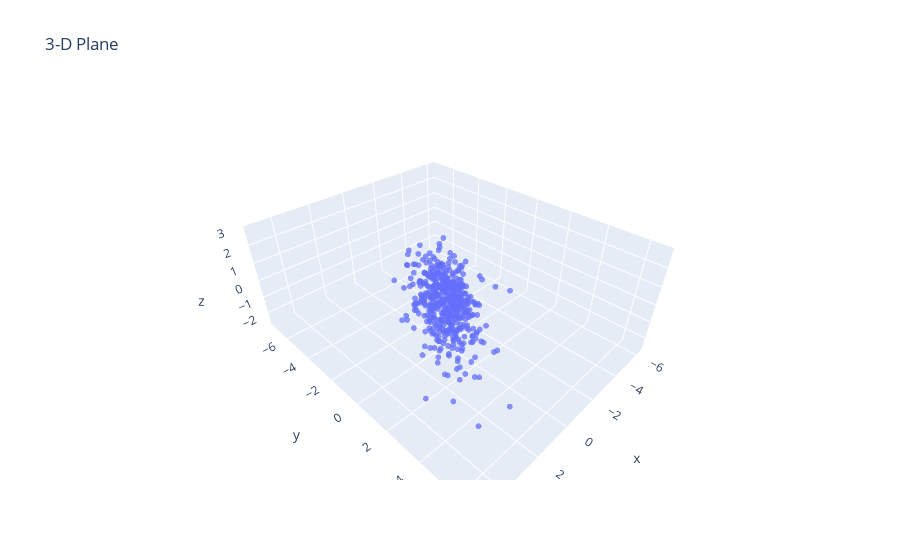

Notebook source saved alongside this figure:
### Markdown cell above
---
---

# EJERCIO: PCA & SVD

En este ejercicio se pide replicar los resultados obtenidos con nuestra implementacion de PCA de **`sklearn`**. Implementa manualmente el proceso para reducir a 2 dimensiones el conjunto de datos original 3D.

**Recordemos los datos originales:**

### Code cell
N = X.shape
print(f"Dimensiones datos: {N}")
plot_3D(X)

### Figure 1 — Plotly figure (JSON) as saved in the notebook; plotly's stock layout.template omitted (floating-point values rounded to 4 significant figures; data arrays with more than 128 entries replaced by an {"elided": "..."} marker saying what was removed)
{"data": [{"marker": {"colorscale": [[0, "#440154"], [0.1111, "#482878"], [0.2222, "#3e4989"], [0.3333, "#31688e"], [0.4444, "#26828e"], [0.5556, "#1f9e89"], [0.6667, "#35b779"], [0.7778, "#6ece58"], [0.8889, "#b5de2b"], [1, "#fde725"]], "opacity": 0.75, "size": 2}, "mode": "markers", "name": "Data", "type": "scatter3d", "x": {"elided": "500 float values"}, "y": {"elided": "500 float values"}, "z": {"elided": "500 float values"}}], "layout": {"scene": {"xaxis": {"title": {"text": "x"}}, "yaxis": {"title": {"text": "y"}}, "zaxis": {"title": {"text": "z"}}}, "title": {"text": "3-D Plane"}}}
